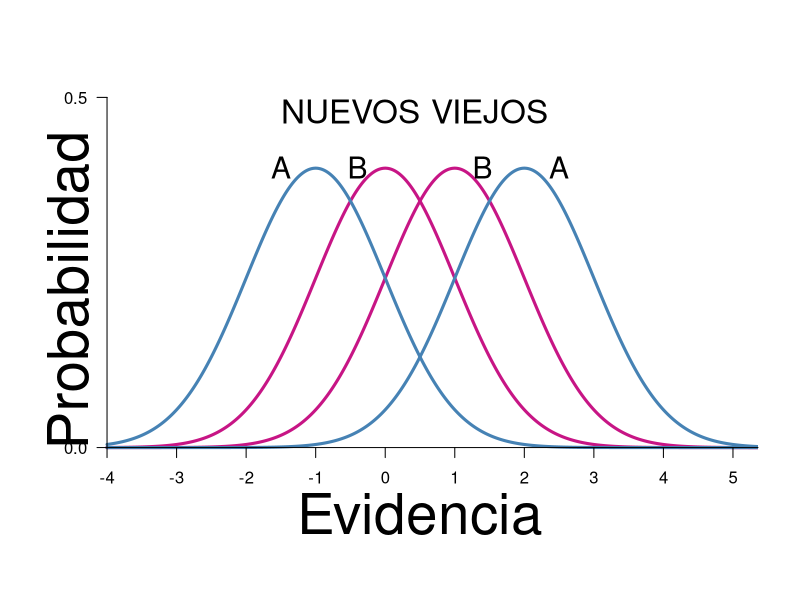
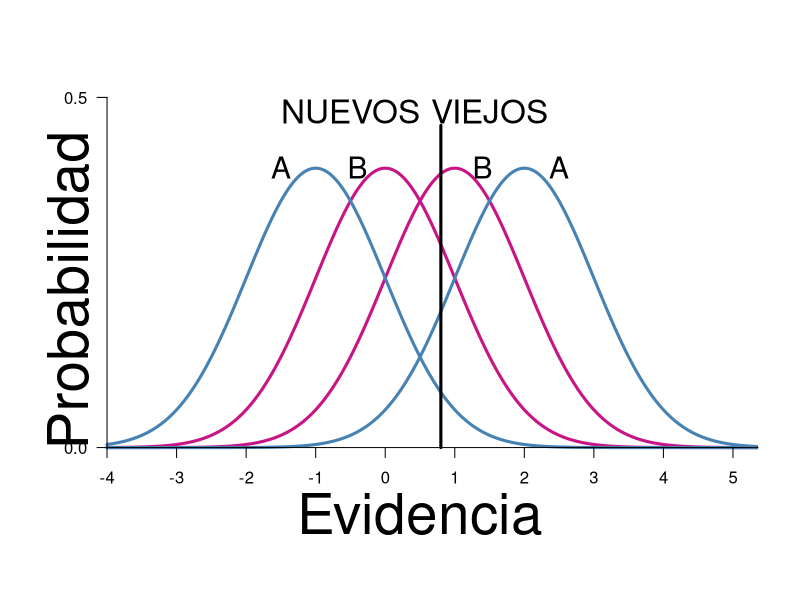
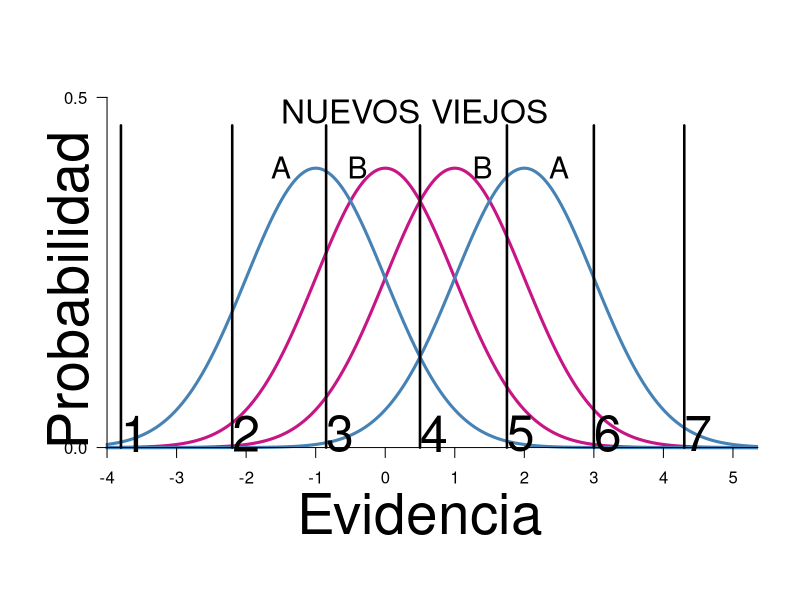

R code for these plots, in order:
#Ilustraci?n del c?lculo param?trico:
#?C?mo las tasas de Hits y F.A. se convierten en distribuciones?
rm(list=ls())  

#variables
h_rate<-.88
fa_rate<-.12
k<-qnorm(1-fa_rate,0,1)
d<-1
zs<-qnorm(1-h_rate,0,1)
c<-k-(d/2)                    
beta<-dnorm(k,d,1)/dnorm(k,0,1)
lnB<-log(beta)
lnB<--.27

#Calculamos valores
d<-round(d,3)
k<-round(k,3)
c<-round(c,3)
beta<-round(beta,3)
h_rate<-round(h_rate,3)
fa_rate<-round(fa_rate,3)
lnB<-round(lnB,3)

#Distribuciones
soporte <- seq(-4,6,.005)
d_ruido <- dnorm(soporte,0,1)
d_senal <- dnorm(soporte,d,1)
d_ruido2<- dnorm(soporte,-1,1)
d_senal2<- dnorm(soporte,2,1)

######################Plot 1: Criterio
valor_inf<- -.33
valor_sup<- 3
pos_inf<-which(soporte==valor_inf)
pos_sup<-which(round(soporte,2)==valor_sup)



#####################################
########################### Default
#####################################
plot(0,type='n',axes=F, ann=FALSE,
     xlim=c(-4,5),ylim=c(-0.05,.5))
lines(soporte,d_ruido, col='mediumvioletred',lty=1, lwd=3)
lines(soporte,d_senal,col='mediumvioletred',lty=1, lwd=3)
mtext(side=1, text = "Evidencia", line=1, cex=3.4)
mtext(side=2, text = "Probabilidad", line=-0.5, cex=3.4)
text(-0.5,0.48,paste("NUEVOS"), cex=2)
text(1.5,0.48,paste("VIEJOS"), cex=2)
text(-1.5,0.4,paste("A"), cex=1.8)
text(-.4,0.4,paste("B"), cex=1.8)
text(1.4,0.4,paste("B"), cex=1.8)
text(2.5,0.4,paste("A"), cex=1.8)
lines(soporte,d_ruido2,col='steelblue',lty=1, lwd=3)
lines(soporte,d_senal2,col='steelblue',lty=1, lwd=3)
axis(1,at=-4:6,pos=0)
axis(2,at=c(0,.5),pos=-4,las=1)


#####################################
########################### Yes / No
#####################################
plot(0,type='n',axes=F, ann=FALSE,
     xlim=c(-4,5),ylim=c(-0.05,.5))
lines(soporte,d_ruido, col='mediumvioletred',lty=1, lwd=3)
lines(soporte,d_senal,col='mediumvioletred',lty=1, lwd=3)
mtext(side=1, text = "Evidencia", line=1, cex=3.4)
mtext(side=2, text = "Probabilidad", line=-0.5, cex=3.4)
text(-0.5,0.48,paste("NUEVOS"), cex=2)
text(1.5,0.48,paste("VIEJOS"), cex=2)
text(-1.5,0.4,paste("A"), cex=1.8)
text(-.4,0.4,paste("B"), cex=1.8)
text(1.4,0.4,paste("B"), cex=1.8)
text(2.5,0.4,paste("A"), cex=1.8)
lines(soporte,d_ruido2,col='steelblue',lty=1, lwd=3)
lines(soporte,d_senal2,col='steelblue',lty=1, lwd=3)
lines(c(0.8, 0.8),c(0,0.46), lwd=3, lty=1, col="black") 
axis(1,at=-4:6,pos=0)
axis(2,at=c(0,.5),pos=-4,las=1)


#####################################
################### Confidence Rating
#####################################

plot(0,type='n',axes=F, ann=FALSE,
     xlim=c(-4,5),ylim=c(-0.05,.5))
lines(soporte,d_ruido, col='mediumvioletred',lty=1, lwd=3)
lines(soporte,d_senal,col='mediumvioletred',lty=1, lwd=3)
mtext(side=1, text = "Evidencia", line=1, cex=3.4)
mtext(side=2, text = "Probabilidad", line=-0.5, cex=3.4)
text(-0.5,0.48,paste("NUEVOS"), cex=2)
text(1.5,0.48,paste("VIEJOS"), cex=2)
text(-1.5,0.4,paste("A"), cex=1.8)
text(-.4,0.4,paste("B"), cex=1.8)
text(1.4,0.4,paste("B"), cex=1.8)
text(2.5,0.4,paste("A"), cex=1.8)
lines(soporte,d_ruido2,col='steelblue',lty=1, lwd=3)
lines(soporte,d_senal2,col='steelblue',lty=1, lwd=3)
lines(c(0.5, 0.5),c(0,0.46), lwd=2.5, lty=1, col="black") 
lines(c(1.75, 1.75),c(0,0.46), lwd=2.5, lty=1, col="black")
lines(c(-0.85, -0.85),c(0,0.46), lwd=2.5, lty=1, col="black")
lines(c(3, 3),c(0,0.46), lwd=2.5, lty=1, col="black")
lines(c(-2.2, -2.2),c(0,0.46), lwd=2.5, lty=1, col="black")
lines(c(-3.8, -3.8),c(0,0.46), lwd=2.5, lty=1, col="black")
lines(c(4.3, 4.3),c(0,0.46), lwd=2.5, lty=1, col="black")
text(-3.6,0.02,paste("1"), cex=3)
text(-2,0.02,paste("2"), cex=3)
text(-0.65,0.02,paste("3"), cex=3)
text(0.7,0.02,paste("4"), cex=3)
text(1.95,0.02,paste("5"), cex=3)
text(3.2,0.02,paste("6"), cex=3)
text(4.5,0.02,paste("7"), cex=3)
axis(1,at=-4:6,pos=0)
axis(2,at=c(0,.5),pos=-4,las=1)

